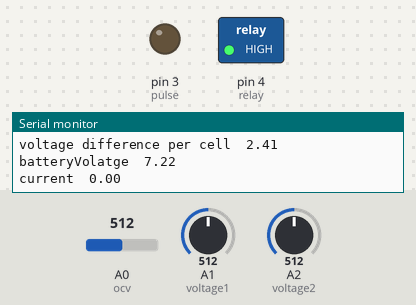
Recording of a sketch running on a simulated Arduino Uno, built with avr-gcc and run on an emulated ATmega328P. On the bench: switched loads named in the sketch (green lamp = pin HIGH), output pins drawn as LEDs (lit = HIGH), the last lines printed to the serial monitor. The inputs (shaded band) are chosen by the test bench; at power-on: A0 (ocv) = 512, A1 (voltage1) = 512, A2 (voltage2) = 512.

Above: at 0.1 s.
At 6.2 s:
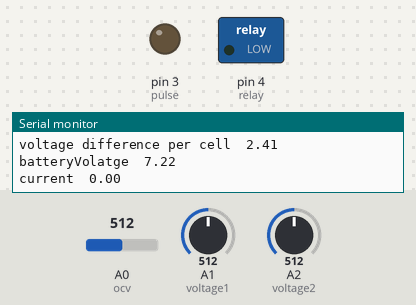
Timing chart, 0 to 7.7 s (numbered marks = the images above):
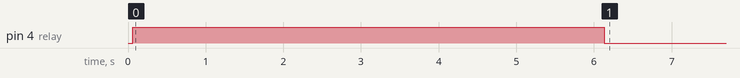

Measured:
- by itself, pin 4 (relay): LOW → HIGH at 0.06 s, → LOW 6.1 s later

The sketch:

Code_IDP.ino
```cpp
// declaring ports
int pulse = 3;
int ocv = 0;  //Analog pin 0  to read battery voltage
int voltage1 = 1;   // Analog pin 1 to read +resistor voltage
int voltage2 = 2;   // Analog pin 1 to read -resistor voltage
int relay = 4;      // relay switch to cut suply
float inisoc;         //initial curr_soc
float curr_soc;            //current curr_soc
float soc = 0;        //
boolean v = true;
boolean c = true;
const float battery_capacity = 2.2;
const int delay_value = 3000;
const float resistance = 100; // we can change it as per requirment
const float no_cell = 12/4;
int counter = 0;
float adc_factor = 0.004702;
void setup() {
  Serial.begin(9600);
 // TCCR2B = TCCR2B & B11111000 | B00000001; // for PWM frequency of 31372.55 Hz
  pinMode(ocv, INPUT);
  pinMode(voltage1, INPUT);
  pinMode(voltage2, INPUT);
  pinMode(relay, OUTPUT);
  pinMode(pulse, OUTPUT);
}
void loop() {
 // analogWrite(pulse, 77);
//----------------------------------------------------------------------------
  int vo_dif_dumm  = (analogRead(voltage1) - analogRead(voltage2));
  float vo_dif = vo_dif_dumm*adc_factor;  //adc
//----------------------------------------------------------------------------
  int x = analogRead(ocv);
  float voltage = x*adc_factor*3.0; // multiplied by potential divider factor   adc
//----------------------------------------------------------------------------
  float voltage_per_cell = voltage/no_cell;
  float current = vo_dif/resistance;
//----------------------------------------------------------------------------
  Serial.print("voltage difference  ");
  Serial.println(vo_dif);
  Serial.print("voltage difference per cell  ");
  Serial.println(voltage_per_cell);
  Serial.print("batteryVolatge  ");
  Serial.println(voltage);
  Serial.print("current  ");
  Serial.println(current);
  //Serial.print("curr_soc  ");
  //Serial.println(int(curr_soc));
//----------------------------------------------------------------------------
  if (counter < 1){
    inisoc = table_soc(voltage_per_cell);
    Serial.print("initial curr_soc  ");
    Serial.println(inisoc);
    soc = inisoc;
  }
//----------------------------------------------------------------------------
  curr_soc = coulomb_count(current);
  c = over_curr_det(current);
  if (counter == 2){
    v = over_vol_det(voltage_per_cell);
    counter = 1;
  }
//----------------------------------------------------------------------------
  boolean Switch = c&&v;
  relay_controller(Switch);
  delay(delay_value);
  counter++;
//----------------------------------------------------------------------------
}
//----------------------------------------------------------------------------
// formula for calculating curr_soc
float curr_soc_calculator(float VPC, float a, float b){
  float soc_cal = VPC*a - b;
  return soc_cal;
}
//----------------------------------------------------------------------------
// table for calculating curr_soc
float table_soc(float voltage_per_cell){
  if((3.452>voltage_per_cell)&&(voltage_per_cell>=3.3)){
    inisoc = curr_soc_calculator(voltage_per_cell, 26.55, 88.6);
    }
  else if((3.508>voltage_per_cell)&&(voltage_per_cell>=3.452)){
    inisoc = curr_soc_calculator(voltage_per_cell, 125, 431.1);
    }
  else if((3.595>voltage_per_cell)&&(voltage_per_cell>=3.508)){
    inisoc = curr_soc_calculator(voltage_per_cell, 149, 516.1);
    }
  else if((3.676>voltage_per_cell)&&(voltage_per_cell>=3.595)){
    inisoc = curr_soc_calculator(voltage_per_cell, 344, 1225);
    ;}
  else if((3.739>voltage_per_cell)&&(voltage_per_cell>=3.676)){
    inisoc = curr_soc_calculator(voltage_per_cell, 229.5, 800.9);
    }
  else if((3.967>voltage_per_cell)&&(voltage_per_cell>=3.739)){
    inisoc = curr_soc_calculator(voltage_per_cell, 111.9, 359.9);
    }
  else if((4.039>voltage_per_cell)&&(voltage_per_cell>=3.967)){
    inisoc = curr_soc_calculator(voltage_per_cell, 104.8, 332);
    }
  else if((4.09>voltage_per_cell)&&(voltage_per_cell>=4.039)){
    inisoc = curr_soc_calculator(voltage_per_cell, 91.61, 274.7);
    }
  else if (voltage_per_cell<3.3){
    inisoc = 0;
    }
  else{
    inisoc = 100;
    }
  return inisoc;       // check it
}
//----------------------------------------------------------------------------
// implementing coulomb counting method
float coulomb_count(float curr){
  soc = soc + (curr*delay_value)*(0.001/battery_capacity);
  return soc;
}
//----------------------------------------------------------------------------
// controls relay
int relay_controller(boolean Switch){
  digitalWrite(relay, Switch);
}
//----------------------------------------------------------------------------
// protection form over current
boolean over_curr_det(int current){
  boolean current_a ;
  if (current > 20)
    current_a = false;
  else
    current_a = true;
  return current_a;
}
//----------------------------------------------------------------------------
//protection from over voltage and over discharging
boolean over_vol_det(float voltage_per_cell){
  boolean voltage_a;
  relay_controller(0);
  delay(1000);
  float voltage = analogRead(ocv)*adc_factor*3;  //adc
  float voltage_per_cell_0 = voltage/no_cell;
  float check_soc = table_soc(voltage_per_cell);
  Serial.print("paused \n voltage_per_cell_0");
  Serial.println(voltage_per_cell_0);
  Serial.print("soc-ocv graph SOC  ");
  Serial.println(int(check_soc));

  if ((3.5 < voltage_per_cell_0) && (voltage_per_cell_0 < 4.1)){
    voltage_a = true;
     return voltage_a;}
  else{
    voltage_a = false;
     return voltage_a;
  }
}
```
